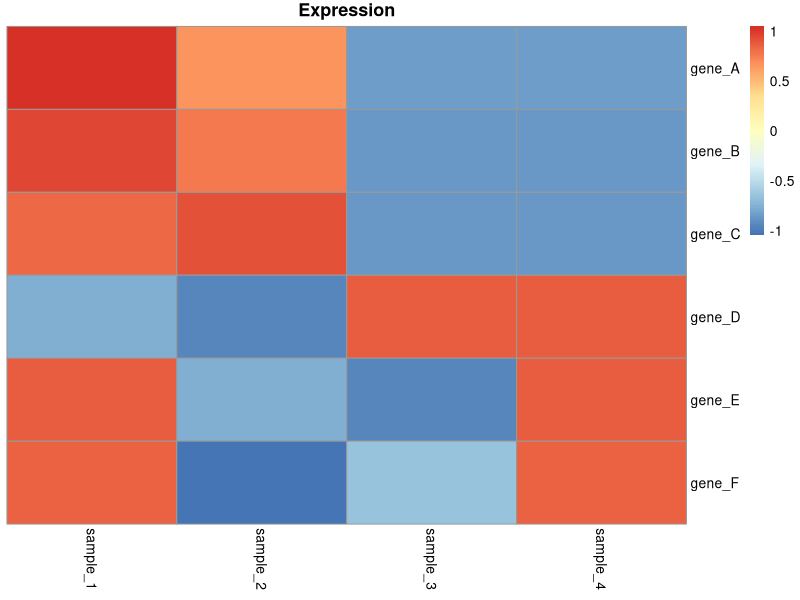
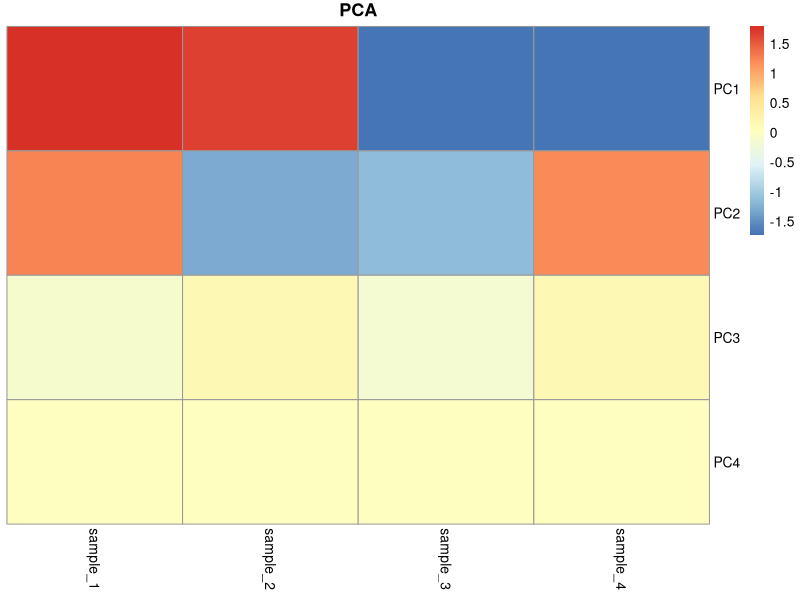
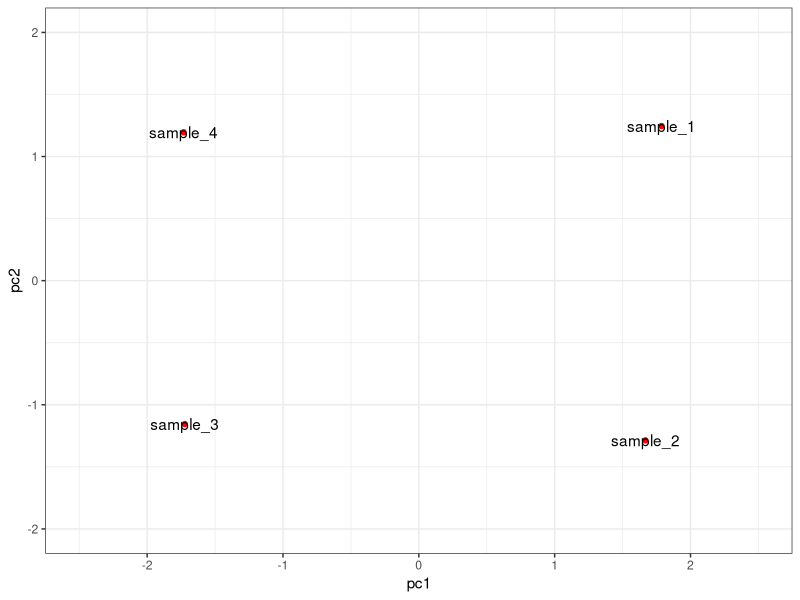
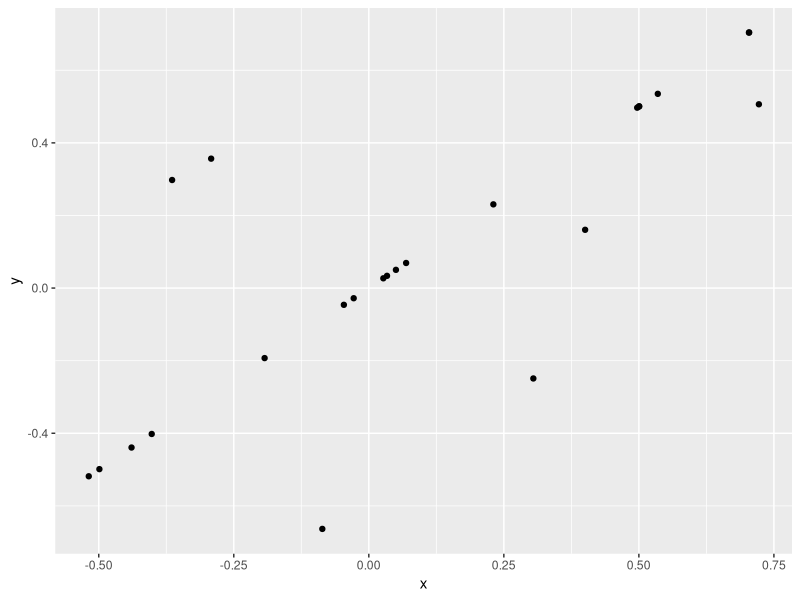
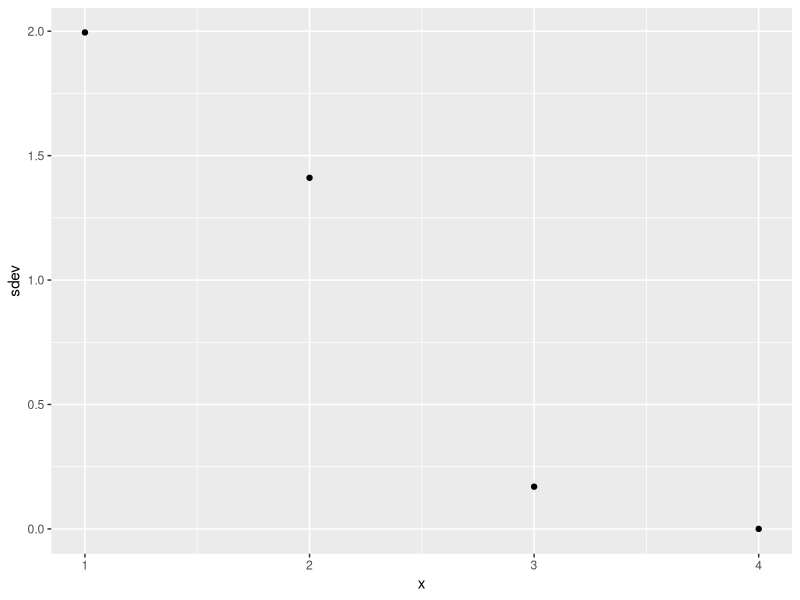
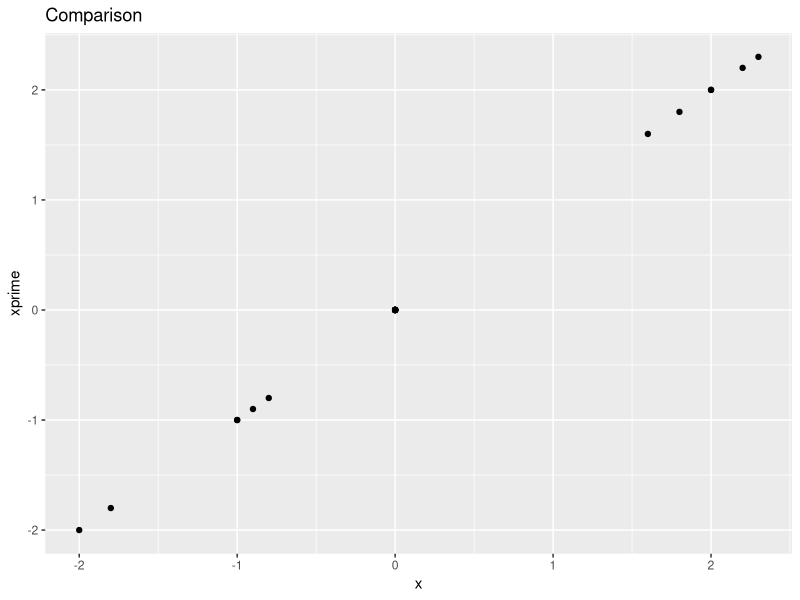
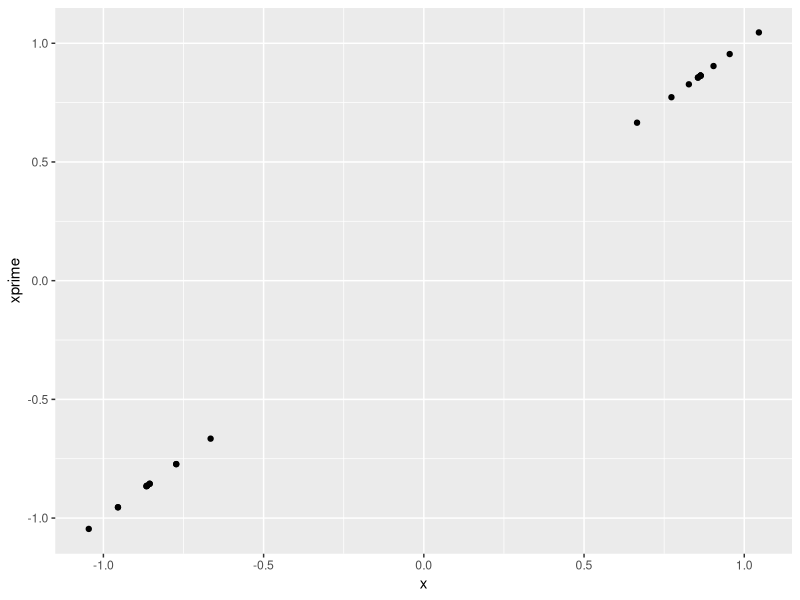
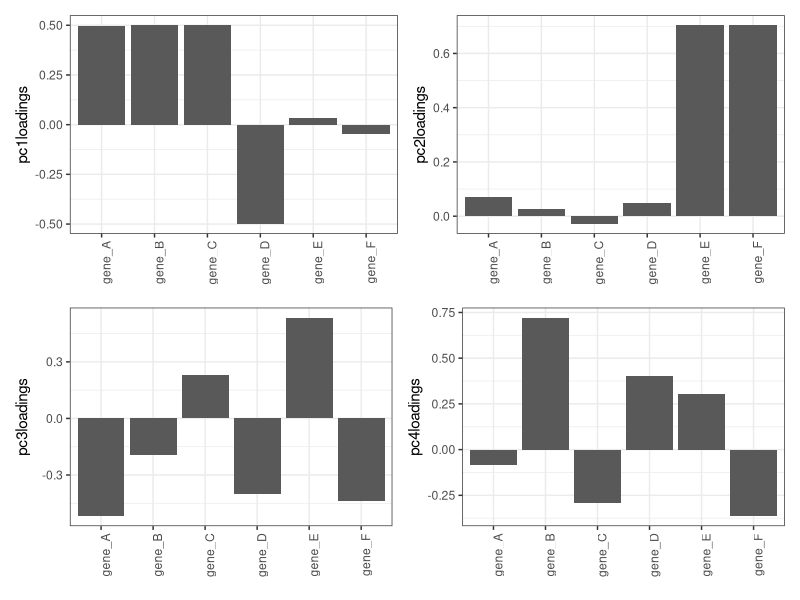

Write R code to recreate these figures, in order.
library(stats)
library(ggplot2)
library(pheatmap)
library(patchwork)

# one example matrix
some_matrix = matrix(c(
                     1,  2,  0,  0,
                     2,  1,  0,  0,
                    -1, -2,  0,  0,
                    -1, -2,  0,  0,
                    .5, .5, .5,  0,
                    -1, -1, -1,  0), nrow=6, byrow = T)
# second example matrix
some_matrix = matrix(c(
                     2,  1.6,  0,  0,
                     2,  1.8,  0,  0,
                    2.2, 2.3,  0,  0,
                    -1.8, -2,  0,  0,
                    0, -.9, -1,  0,
                    0, -1, -.8,  0), nrow=6, byrow = T)
rownames(some_matrix) = c('gene_A','gene_B','gene_C','gene_D','gene_E','gene_F')
colnames(some_matrix) = c('sample_1','sample_2','sample_3','sample_4')
some_matrix=t(some_matrix)

some_matrix_scaled = scale(some_matrix, center = T, scale = T)
apply(some_matrix_scaled, 2, sum)
apply(some_matrix_scaled, 2, sd)

pheatmap(t(some_matrix_scaled), cluster_rows = F, cluster_cols = F, main = 'Expression')

# principal component analysis
pca_out = prcomp(some_matrix, scale. = T)
pca_out_scaled = prcomp(some_matrix_scaled)

pheatmap(t(pca_out$x), cluster_rows = F, cluster_cols = F, main = 'PCA')

# Also show samples on x,y with pc1 and pc2 as axis
ggplot(data.frame(pc1=pca_out$x[,1], pc2=pca_out$x[,2], label=rownames(some_matrix)), aes(x=pc1, y=pc2))+
    geom_point(color='red')+theme_bw()+
    geom_text(aes(label=label))+xlim(c(-2.5,2.5))+ylim(c(-2,2))


# compare scaled and unscaled data
round(pca_out$rotation,3)==round(pca_out_scaled$rotation,3)
    # interestingly, need for roundig illustrates that the scaling by PCA or
    # by the scale function makes a difference (probably PCA will do it again,
    # and thenn introduce errors).
    # PC4 is significantly different, but also has sdev ±0, so 
    # probably it's values are arbitrary 
ggplot(data.frame(x=as.vector(pca_out$rotation), y=as.vector(pca_out_scaled$rotation)))+
    geom_point(aes(x=x,y=y))

# reestablished_matrix = pca_out$rotation %*% pca_out$x

#reestablished_matrix = t(t(pca_out$x %*% t(pca_out$rotation)) + pca_out$center)
reestablished_matrix = t(t(pca_out$x %*% t(pca_out$rotation))*pca_out$scale + pca_out$center)
reestablished_matrix_scaled = t(t(pca_out_scaled$x %*% t(pca_out_scaled$rotation)))

# see sdevs
ggplot(data.frame(x=1:4, sdev=pca_out$sdev))+
    geom_point(aes(x, sdev))

# sanity check whether re-established matrix matches
ggplot(data.frame(x=as.vector(some_matrix), xprime=as.vector(reestablished_matrix)), )+
    geom_point(aes(x, xprime))+ggtitle('Comparison')
# and for the scaled one
ggplot(data.frame(x=as.vector(some_matrix_scaled), xprime=as.vector(reestablished_matrix_scaled)), )+
    geom_point(aes(x, xprime))


# check whether we see expected pc1 loadings
p1=ggplot(data.frame(x=rownames(pca_out$rotation), pc1loadings=pca_out$rotation[,1]), )+
    geom_bar(aes(x, pc1loadings), stat='identity')+theme_bw()+theme(axis.text.x = element_text(angle = 90))+xlab(element_blank())
    # so this is fully as expected

p2=ggplot(data.frame(x=rownames(pca_out$rotation), pc2loadings=pca_out$rotation[,2]), )+
    geom_bar(aes(x, pc2loadings), stat='identity')+theme_bw()+theme(axis.text.x = element_text(angle = 90))+xlab(element_blank())

p3=ggplot(data.frame(x=rownames(pca_out$rotation), pc3loadings=pca_out$rotation[,3]), )+
    geom_bar(aes(x, pc3loadings), stat='identity')+theme_bw()+theme(axis.text.x = element_text(angle = 90))+xlab(element_blank())

p4=ggplot(data.frame(x=rownames(pca_out$rotation), pc4loadings=pca_out$rotation[,4]), )+
    geom_bar(aes(x, pc4loadings), stat='identity')+theme_bw()+theme(axis.text.x = element_text(angle = 90))+xlab(element_blank())

(p1+p2)/
(p3+p4)

(p1+p2+p3+p4)+plot_layout(nrow=1)

################################################################################

# check whether we see expected pc1 loadings
p1_s=ggplot(data.frame(x=rownames(pca_out_scaled$rotation), pc1loadings=pca_out_scaled$rotation[,1]), )+
    geom_bar(aes(x, pc1loadings), stat='identity')+theme_bw()
    # so this is fully as expected

p2_s=ggplot(data.frame(x=rownames(pca_out_scaled$rotation), pc2loadings=pca_out_scaled$rotation[,2]), )+
    geom_bar(aes(x, pc2loadings), stat='identity')+theme_bw()

p3_s=ggplot(data.frame(x=rownames(pca_out_scaled$rotation), pc3loadings=pca_out_scaled$rotation[,3]), )+
    geom_bar(aes(x, pc3loadings), stat='identity')+theme_bw()

p4_s=ggplot(data.frame(x=rownames(pca_out_scaled$rotation), pc4loadings=pca_out_scaled$rotation[,4]), )+
    geom_bar(aes(x, pc4loadings), stat='identity')+theme_bw()

(p1_s+p2_s)/
(p3_s+p4_s)+plot_annotation(title='scaled')

################################################################################

# Now let's try to see what the matrix looks like with PC1 removed:

reestablished_matrix_nopc1 = t(t(pca_out$x[,-1] %*% t(pca_out$rotation[,-1])) + pca_out$center)

pheatmap(t(some_matrix_scaled), cluster_rows = F, cluster_cols = F, main = 'Original')
pheatmap(t(reestablished_matrix_nopc1), cluster_rows = F, cluster_cols = F, main = 'PC1 removed')


################################################################################
# Trying to make a little illustration

gene_colors = c('#e6194b', '#3cb44b', '#ffe119', '#4363d8', '#f58231', '#911eb4', '#46f0f0', '#f032e6', '#bcf60c', '#fabebe', '#008080', '#e6beff', '#9a6324', '#fffac8', '#800000', '#aaffc3', '#808000', '#ffd8b1', '#000075', '#808080', '#ffffff', '#000000')

# fill with illustration data
# rows=samples, cols=genes
df_illustration = data.frame(gene=character(), sample=character(), gene_nr = integer())
some_matrix_noneg = some_matrix+abs(min(some_matrix))
nr_genes = dim(some_matrix_noneg)[2]
for (s in 1:dim(some_matrix_noneg)[1]) {
    for (g in 1:nr_genes) {
        
        if (some_matrix_noneg[s,g]>0) {
            df_illustration = rbind(df_illustration, 
                data.frame(gene=colnames(some_matrix_noneg)[g], sample=rownames(some_matrix_noneg)[s], gene_nr = rep(nr_genes-g+1,3^some_matrix_noneg[s,g])))
        }
        
    }
}

#View(df_illustration)

ggplot(df_illustration)+
    geom_jitter(aes(x=sample, color=gene, y=gene_nr), position = position_jitter(width = .2))+theme_void()+theme(legend.position = 'none')






